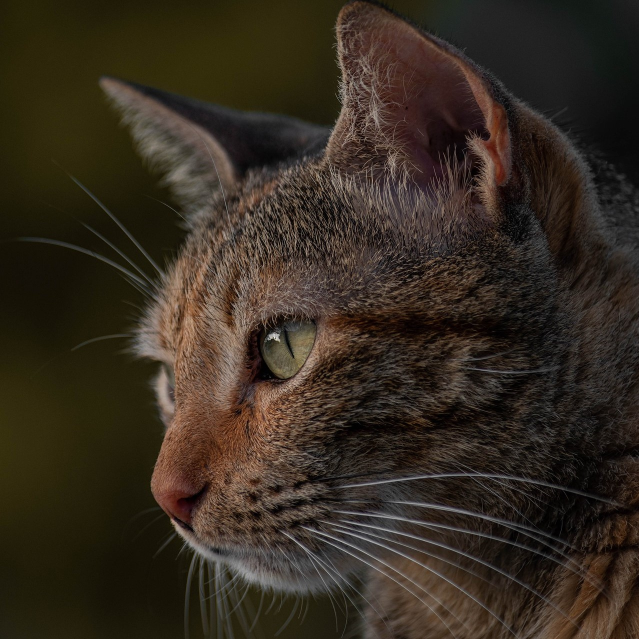
#> input picture Homework_2/cat1.jpg, 1278 x 1278 px (shown at 1/2 size)
$ jupyter execute Homework_2.ipynb
#> lines starting #> are read from the running program, lines starting #| are printed output that depends on the picture
[cell 1]
import skimage
import numpy as np
import cv2
import matplotlib.pyplot as plt

[cell 2]
#Task 1

[cell 3]
from skimage import io, color, data
image = io.imread('cat1.jpg')
#> image is the input picture: shape (1278, 1278, 3); mean R, G, B 53.1, 43.5, 31.9

[cell 4]
def rgb_to_hsv(rgb):

    rgb = rgb.astype('float')
    rgb = rgb / 255.0
    max_index = np.argmax(rgb, axis = 2)
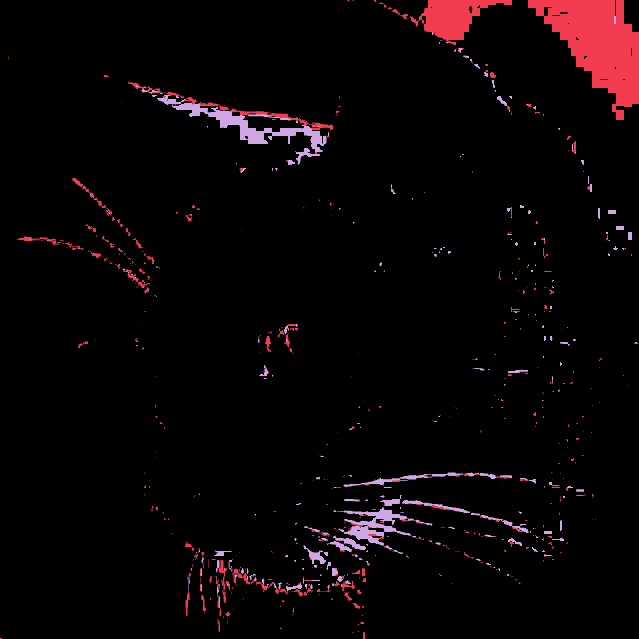
#> max_index: shape (1278, 1278) int64 (shown at 1/2 size); 3 distinct labels, from 0 to 2; one colour per label, 0 black
    min_index = np.argmin(rgb, axis = 2)
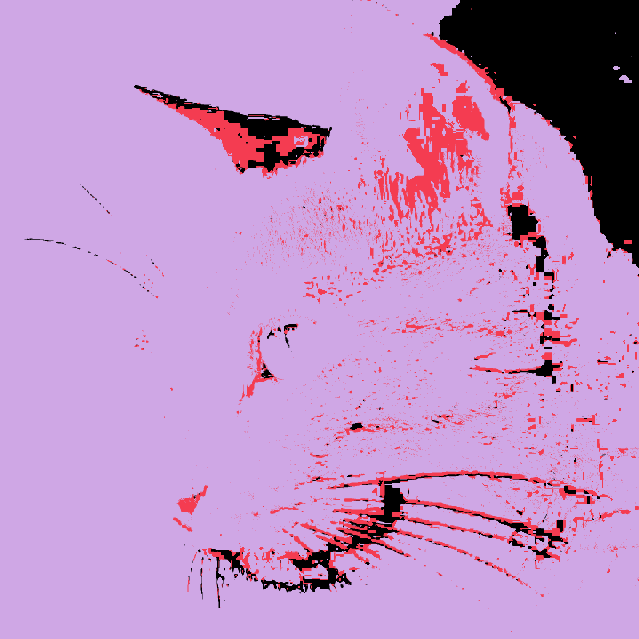
#> min_index: shape (1278, 1278) int64 (shown at 1/2 size); 3 distinct labels, from 0 to 2; one colour per label, 0 black
    cmax = np.amax(rgb, axis = 2)
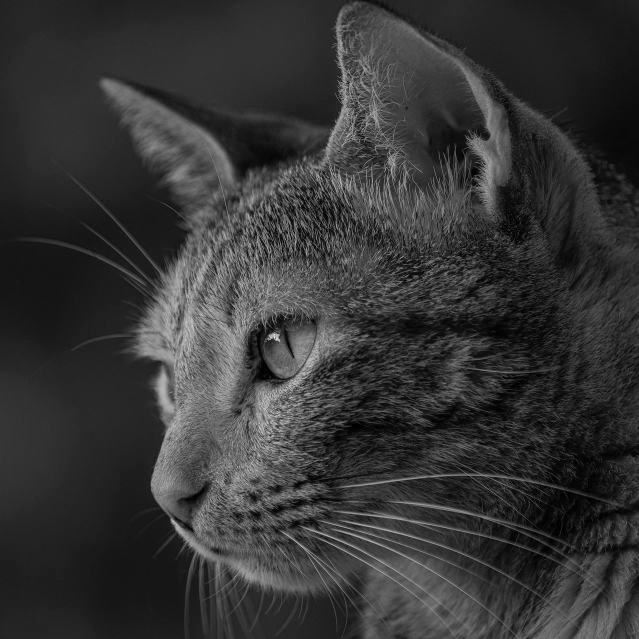
#> cmax: shape (1278, 1278) float64 (shown at 1/2 size); min 0, max 1, mean 0.209
    cmin = np.amin(rgb, axis = 2)
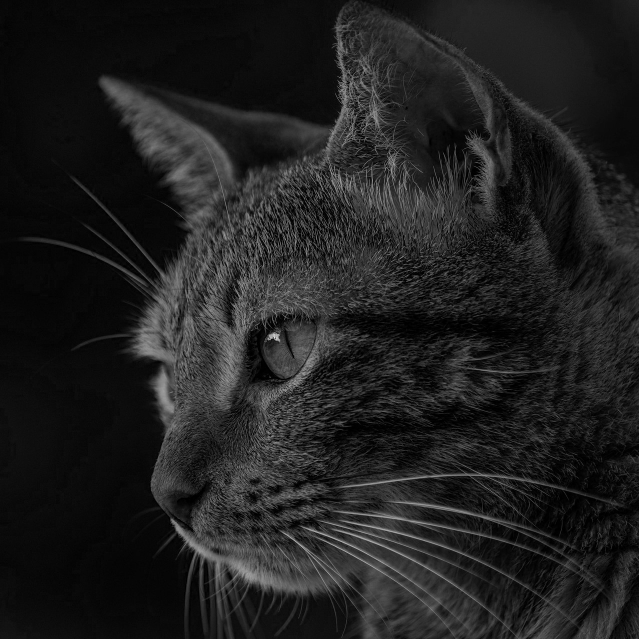
#> cmin: shape (1278, 1278) float64 (shown at 1/2 size); min 0, max 0.965, mean 0.125
    delta = (cmax - cmin + np.spacing(1))
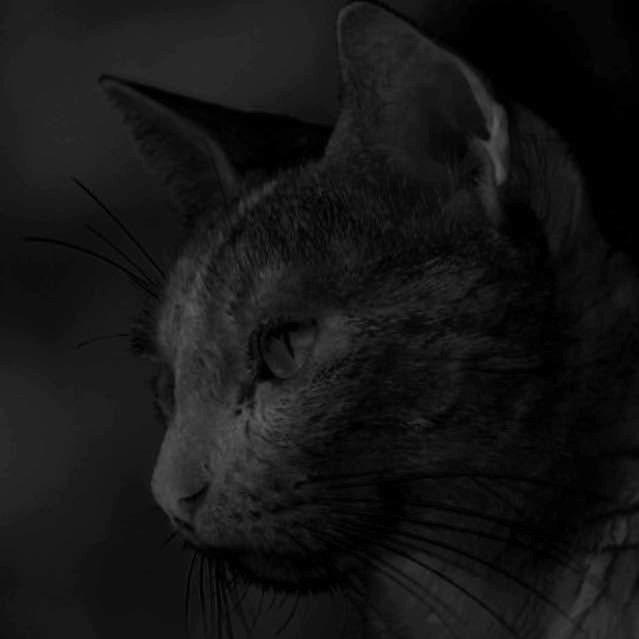
#> delta: shape (1278, 1278) float64 (shown at 1/2 size); min 2.22e-16, max 0.376, mean 0.0842
    hsv = np.zeros(rgb.shape, dtype = 'float')
    hsv[..., 2] = cmax;
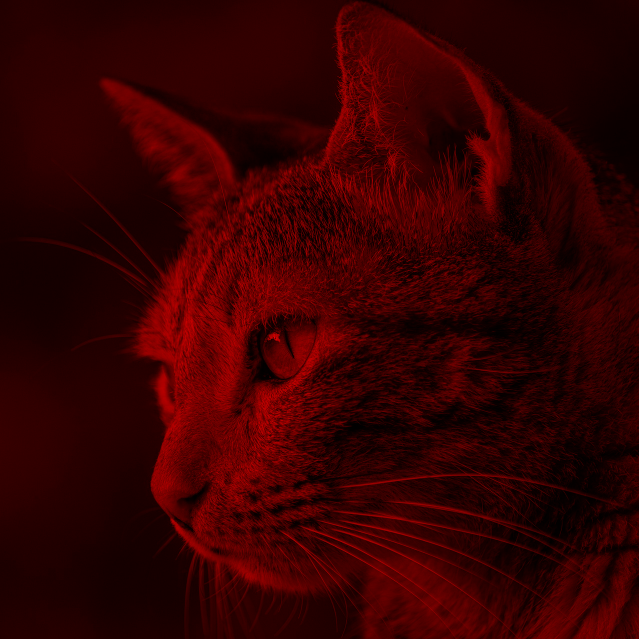
#> hsv: shape (1278, 1278, 3) float64 (shown at 1/2 size); mean of channels 0, 1, 2 0, 0, 0.209; drawn as B, G, R

    hsv[delta == 0, 0] = np.zeros(hsv[delta == 0, 0].shape)
    print(((rgb[..., 1] - rgb[..., 2]) / delta + 6))
#> (printed output is left out)
    hsv[max_index == 0, 0] = ((60.0 * (((rgb[..., 1] - rgb[..., 2]) / delta) % 6)) / 360.0)[max_index == 0]
    hsv[max_index == 1, 0] = ((60.0 * ((rgb[..., 2] - rgb[..., 0]) / delta + 2)) / 360.0)[max_index == 1]
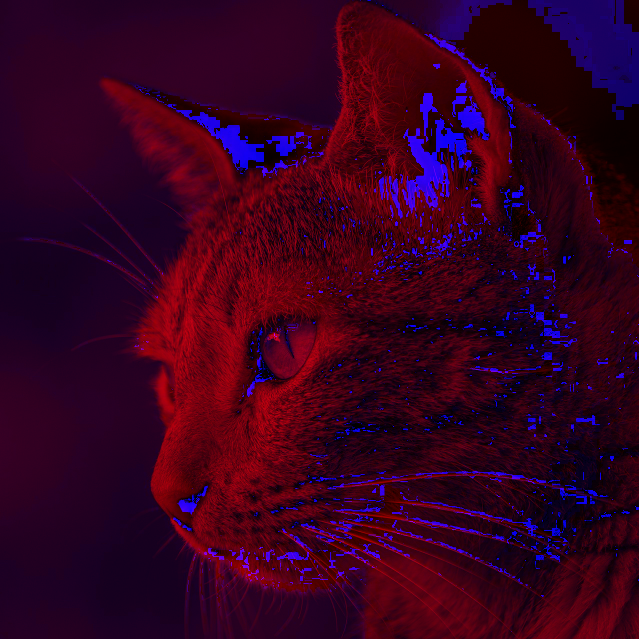
#> hsv: shape (1278, 1278, 3) float64 (shown at 1/2 size); mean of channels 0, 1, 2 0.123, 0, 0.209; drawn as B, G, R
    hsv[max_index == 2, 0] = ((60.0 * ((rgb[..., 0] - rgb[..., 1]) / delta + 4)) / 360.0)[max_index == 2]
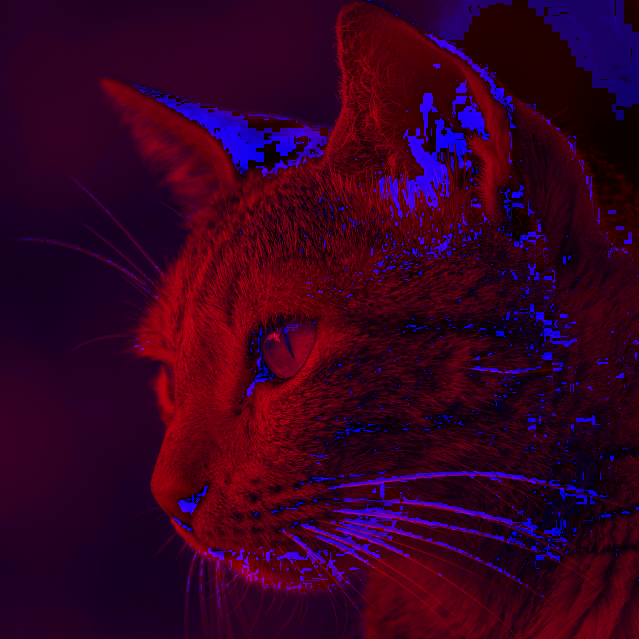
#> hsv: shape (1278, 1278, 3) float64 (shown at 1/2 size); mean of channels 0, 1, 2 0.133, 0, 0.209; drawn as B, G, R
    hsv[cmax == 0, 1] = np.zeros(hsv[cmax == 0, 1].shape)
    hsv[cmax != 0, 1] = (delta / (cmax + np.spacing(1)))[cmax != 0]
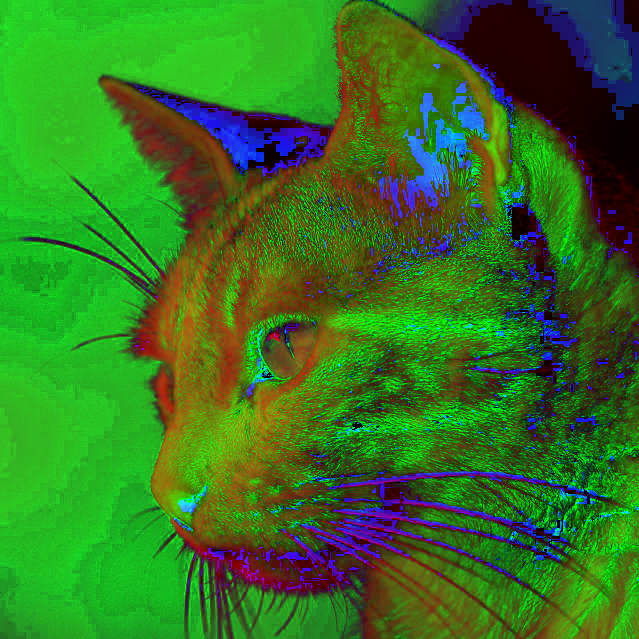
#> hsv: shape (1278, 1278, 3) float64 (shown at 1/2 size); mean of channels 0, 1, 2 0.133, 0.461, 0.209; drawn as B, G, R

    return hsv

[cell 5]
my_hsv_img = rgb_to_hsv(image)
hsv_img = color.rgb2hsv(image)
#> hsv_img: shape (1278, 1278, 3) float64; mean of channels 0, 1, 2 0.133, 0.461, 0.209
rows = 1
columns = 2
fig = plt.figure()
fig.add_subplot(rows, columns, 1)
plt.imshow(my_hsv_img)
fig.add_subplot(rows, columns, 2)
plt.imshow(hsv_img)

[cell 6]
#Task 2

[cell 7]
image = cv2.imread("cat1.jpg")

[cell 8]
def changeImage(image, brightness, contrast):
#> called with brightness = -10, contrast = 10
    new_image = np.zeros(image.shape, image.dtype)
    for y in range(image.shape[0]):
        for x in range(image.shape[1]):
            for c in range(image.shape[2]):
                new_image[y, x, c] = np.clip(contrast * image[y, x, c] + brightness, 0, 255)
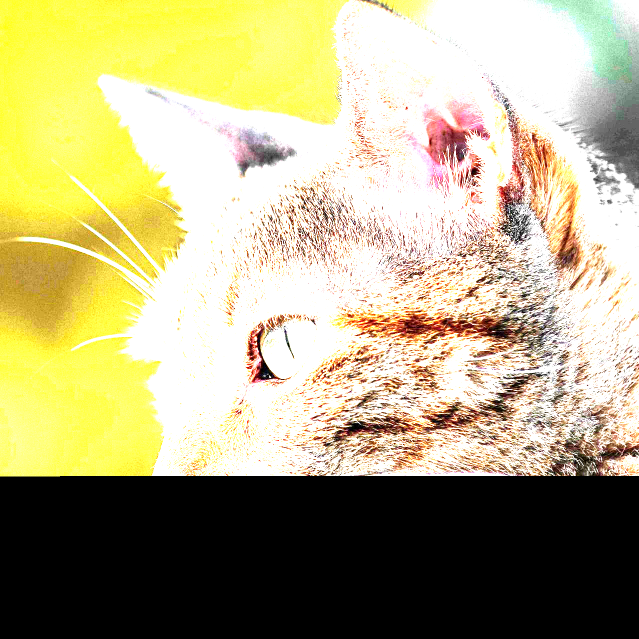
#> new_image: shape (1278, 1278, 3) (shown at 1/2 size); mean B, G, R 129.3, 170.3, 178.3
    io.imshow(new_image)
